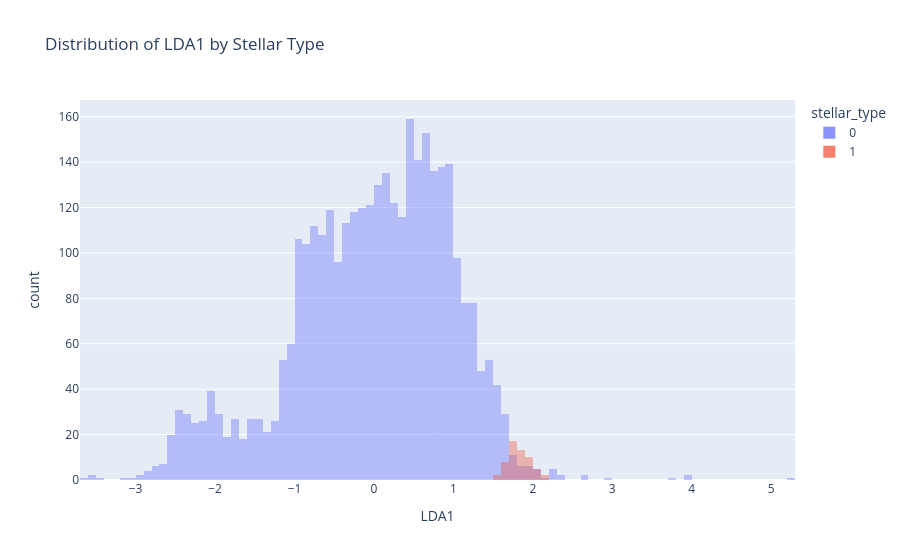

Notebook code cell kept with this figure:
### Code cell
fig = px.histogram(df_lda, x='LDA1', color='stellar_type', barmode='overlay', nbins=100, title='Distribution of LDA1 by Stellar Type')
fig.update_traces(opacity=0.75) # Set the opacity of the bars for better visibility
fig.show() # Display the histogram

### Figure 1 — Plotly figure (JSON) as saved in the notebook; plotly's stock layout.template omitted (floating-point values rounded to 4 significant figures; data arrays with more than 128 entries replaced by an {"elided": "..."} marker saying what was removed)
{"data": [{"bingroup": "x", "hovertemplate": "stellar_type=0<br>LDA1=%{x}<br>count=%{y}<extra></extra>", "legendgroup": "0", "marker": {"color": "#636efa", "opacity": 0.5, "pattern": {"shape": ""}}, "name": "0", "nbinsx": 100, "opacity": 0.75, "orientation": "v", "showlegend": true, "type": "histogram", "x": {"elided": "3457 float values"}, "xaxis": "x", "yaxis": "y"}, {"bingroup": "x", "hovertemplate": "stellar_type=1<br>LDA1=%{x}<br>count=%{y}<extra></extra>", "legendgroup": "1", "marker": {"color": "#EF553B", "opacity": 0.5, "pattern": {"shape": ""}}, "name": "1", "nbinsx": 100, "opacity": 0.75, "orientation": "v", "showlegend": true, "type": "histogram", "x": [1.718, 1.947, 1.899, 1.854, 1.728, 1.751, 1.772, 1.787, 1.891, 1.887, 1.785, 1.805, 1.71, 1.722, 2.002, 1.971, 1.769, 1.817, 1.772, 1.822, 1.948, 1.631, 2.041, 1.798, 1.773, 1.614, 1.812, 2.081, 1.948, 1.736, 1.762, 1.921, 1.942, 1.665, 1.974, 1.929, 1.818, 1.823, 1.583, 1.977, 2.073, 1.724, 1.869, 1.92, 1.561, 1.891, 1.844, 1.7, 2.112, 1.789, 1.711, 1.673, 1.681, 1.695, 1.644, 2.035, 2.113], "xaxis": "x", "yaxis": "y"}], "layout": {"barmode": "overlay", "legend": {"title": {"text": "stellar_type"}, "tracegroupgap": 0}, "title": {"text": "Distribution of LDA1 by Stellar Type"}, "xaxis": {"anchor": "y", "domain": [0, 1], "title": {"text": "LDA1"}}, "yaxis": {"anchor": "x", "domain": [0, 1], "title": {"text": "count"}}}}
